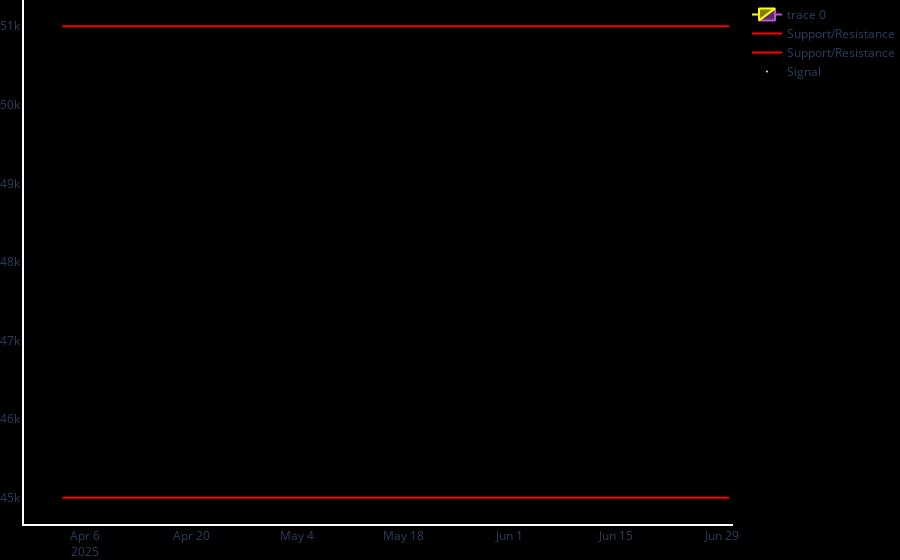

This figure's notebook cell:
### Code cell
dfpl = data[-90:-1]
import plotly.graph_objects as go
fig = go.Figure(data=[go.Candlestick(x=dfpl.index,
                open=dfpl['Open'],
                high=dfpl['High'],
                low=dfpl['Low'],
                close=dfpl['Close'],
                increasing_line_color= 'yellow', decreasing_line_color= 'mediumorchid'),
                go.Scatter(x=dfpl.index, y=[45000]*len(dfpl), line=dict(color='red', width=2), name="Support/Resistance"),
                go.Scatter(x=dfpl.index, y=[51000]*len(dfpl), line=dict(color='red', width=2), name="Support/Resistance"),
                go.Scatter(x=dfpl.index, y=dfpl.Low-100, mode="markers", marker=dict(size=1, color="moccasin"), name="Signal")])
fig.update(layout_xaxis_rangeslider_visible=False)
fig.update_layout(paper_bgcolor="black", plot_bgcolor="black",
                 margin_l=0, margin_b=0, margin_r=50, margin_t=0)
fig.update_xaxes(showline=True, linewidth=2, linecolor='white', gridcolor='black')
fig.update_yaxes(showline=True, linewidth=2, linecolor='white', gridcolor='black')
fig.show()
